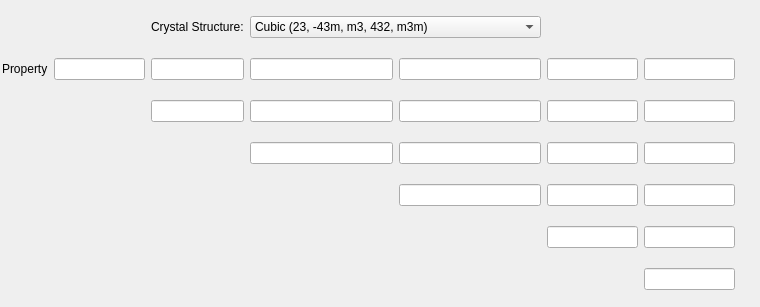
<?xml version="1.0" encoding="UTF-8"?>
<!-- - - - - - - - - - - - - - - - - - - - - - - - - - - - - - - - - - - - - - - - - - - - - - - -->
<!--                                                                                             -->
<!-- Copyright (c) 2015 The Regents of the University of California, Author: William Lenthe      -->
<!--                                                                                             -->
<!-- This program is free software: you can redistribute it and/or modify it under the terms of  -->
<!-- the GNU Lesser General Public License as published by the Free Software Foundation, either  -->
<!-- version 2 of the License, or (at your option) any later version.                            -->
<!--                                                                                             -->
<!-- This program is distributed in the hope that it will be useful, but WITHOUT ANY WARRANTY;   -->
<!-- without even the implied warranty of MERCHANTABILITY or FITNESS FOR A PARTICULAR PURPOSE.   -->
<!-- See the GNU Lesser General Public License for more details.                                 -->
<!--                                                                                             -->
<!-- You should have received a copy of the GNU Lesser General Public License                    -->
<!-- along with this program.  If not, see <http://www.gnu.org/licenses/>.                       -->
<!--                                                                                             -->
<!-- - - - - - - - - - - - - - - - - - - - - - - - - - - - - - - - - - - - - - - - - - - - - - - -->

<ui version="4.0">
 <class>Symmetric6x6Widget</class>
 <widget class="QFrame" name="Symmetric6x6Widget">
  <property name="geometry">
   <rect>
    <x>0</x>
    <y>0</y>
    <width>760</width>
    <height>307</height>
   </rect>
  </property>
  <layout class="QGridLayout" name="gridLayout_2">
   <property name="margin">
    <number>2</number>
   </property>
   <item row="3" column="7">
    <widget class="QLineEdit" name="v24"/>
   </item>
   <item row="3" column="3">
    <widget class="QLineEdit" name="v22"/>
   </item>
   <item row="2" column="3">
    <widget class="QLineEdit" name="v12"/>
   </item>
   <item row="4" column="7">
    <widget class="QLineEdit" name="v34"/>
   </item>
   <item row="4" column="6">
    <widget class="QLineEdit" name="v33"/>
   </item>
   <item row="5" column="7">
    <widget class="QLineEdit" name="v44"/>
   </item>
   <item row="2" column="7">
    <widget class="QLineEdit" name="v14"/>
   </item>
   <item row="2" column="2">
    <widget class="QLineEdit" name="v11"/>
   </item>
   <item row="4" column="9">
    <widget class="QLineEdit" name="v36"/>
   </item>
   <item row="7" column="9">
    <widget class="QLineEdit" name="v66"/>
   </item>
   <item row="4" column="8">
    <widget class="QLineEdit" name="v35"/>
   </item>
   <item row="3" column="9">
    <widget class="QLineEdit" name="v26"/>
   </item>
   <item row="5" column="8">
    <widget class="QLineEdit" name="v45"/>
   </item>
   <item row="6" column="8">
    <widget class="QLineEdit" name="v55"/>
   </item>
   <item row="2" column="8">
    <widget class="QLineEdit" name="v15"/>
   </item>
   <item row="6" column="9">
    <widget class="QLineEdit" name="v56"/>
   </item>
   <item row="2" column="9">
    <widget class="QLineEdit" name="v16"/>
   </item>
   <item row="3" column="6">
    <widget class="QLineEdit" name="v23"/>
   </item>
   <item row="5" column="9">
    <widget class="QLineEdit" name="v46"/>
   </item>
   <item row="2" column="6">
    <widget class="QLineEdit" name="v13">
     <property name="text">
      <string/>
     </property>
    </widget>
   </item>
   <item row="3" column="8">
    <widget class="QLineEdit" name="v25"/>
   </item>
   <item row="1" column="6" colspan="2">
    <widget class="QComboBox" name="comboBox">
     <property name="editable">
      <bool>false</bool>
     </property>
     <property name="maxVisibleItems">
      <number>9</number>
     </property>
     <property name="maxCount">
      <number>9</number>
     </property>
     <property name="insertPolicy">
      <enum>QComboBox::NoInsert</enum>
     </property>
     <item>
      <property name="text">
       <string>Cubic (23, -43m, m3, 432, m3m)</string>
      </property>
     </item>
     <item>
      <property name="text">
       <string>Hexagonal (6, -6, 6/m, 6/mmm, 622, 6mm, -6m2)</string>
      </property>
     </item>
     <item>
      <property name="text">
       <string>Tetragonal High (422, 4mm, -42m, 4/mmm)</string>
      </property>
     </item>
     <item>
      <property name="text">
       <string>Tetragonal Low (4, -4, 4/m)</string>
      </property>
     </item>
     <item>
      <property name="text">
       <string>Trigonal High (32, 3m, -3m)</string>
      </property>
     </item>
     <item>
      <property name="text">
       <string>Trigonal Low (3, -3)</string>
      </property>
     </item>
     <item>
      <property name="text">
       <string>OrthoRhombic (222, mm2, mmm)</string>
      </property>
     </item>
     <item>
      <property name="text">
       <string>Monoclinic (2, m, 2/m)</string>
      </property>
     </item>
     <item>
      <property name="text">
       <string>Triclinic (1, -1)</string>
      </property>
     </item>
    </widget>
   </item>
   <item row="2" column="1">
    <widget class="QLabel" name="label">
     <property name="text">
      <string>Property</string>
     </property>
    </widget>
   </item>
   <item row="1" column="3">
    <widget class="QLabel" name="cBLabel">
     <property name="text">
      <string>Crystal Structure:</string>
     </property>
    </widget>
   </item>
   <item row="4" column="10">
    <spacer name="horizontalSpacer">
     <property name="orientation">
      <enum>Qt::Horizontal</enum>
     </property>
     <property name="sizeHint" stdset="0">
      <size>
       <width>40</width>
       <height>20</height>
      </size>
     </property>
    </spacer>
   </item>
  </layout>
 </widget>
 <tabstops>
  <tabstop>comboBox</tabstop>
  <tabstop>v11</tabstop>
  <tabstop>v12</tabstop>
  <tabstop>v13</tabstop>
  <tabstop>v14</tabstop>
  <tabstop>v15</tabstop>
  <tabstop>v16</tabstop>
  <tabstop>v22</tabstop>
  <tabstop>v23</tabstop>
  <tabstop>v24</tabstop>
  <tabstop>v25</tabstop>
  <tabstop>v26</tabstop>
  <tabstop>v33</tabstop>
  <tabstop>v34</tabstop>
  <tabstop>v35</tabstop>
  <tabstop>v36</tabstop>
  <tabstop>v44</tabstop>
  <tabstop>v45</tabstop>
  <tabstop>v46</tabstop>
  <tabstop>v55</tabstop>
  <tabstop>v56</tabstop>
  <tabstop>v66</tabstop>
 </tabstops>
 <resources>
  <include location="../../../../Resources/icons/images/Icons.qrc"/>
 </resources>
 <connections/>
</ui>
